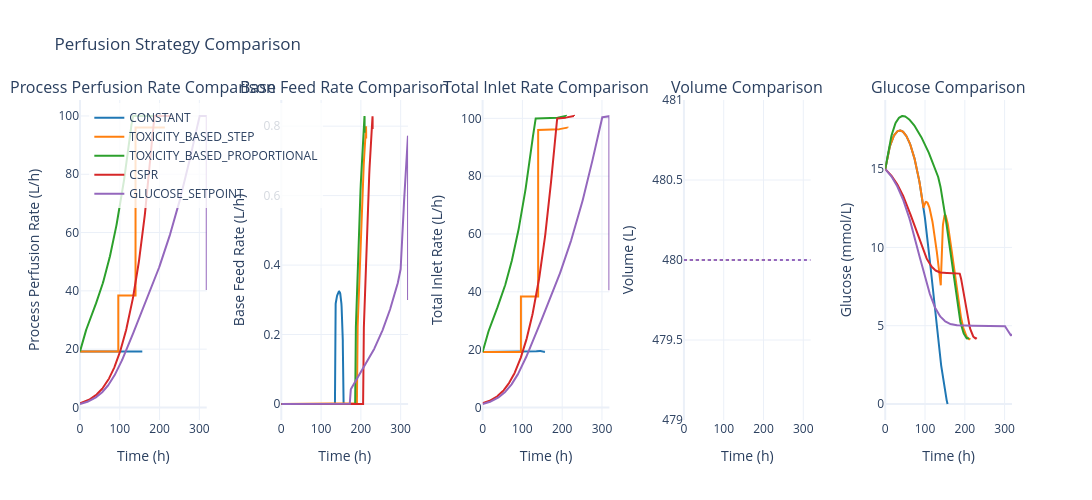

The cell this chart's notebook holds for it:
### Markdown cell above
## 9. Compare Perfusion Strategies: Inlet Rates and Glucose

### Code cell
# Comparison plot: perfusion profiles and glucose concentration across all perfusion strategies
import copy
import plotly.graph_objects as go
from plotly.subplots import make_subplots
from animakinetica.analysis.batch_visualization import (
    plot_batch_volume_feed,
    plot_batch_biomass_metabolites,
)

# Use same simulation setup for fair comparison
perfusion_strategies_compare = [
    PerfusionStrategy.CONSTANT,
    PerfusionStrategy.TOXICITY_BASED_STEP,
    PerfusionStrategy.TOXICITY_BASED_PROPORTIONAL,
    PerfusionStrategy.CSPR,
    PerfusionStrategy.GLUCOSE_SETPOINT,
]

color_map = {
    PerfusionStrategy.CONSTANT: "#1f77b4",
    PerfusionStrategy.TOXICITY_BASED_STEP: "#ff7f0e",
    PerfusionStrategy.TOXICITY_BASED_PROPORTIONAL: "#2ca02c",
    PerfusionStrategy.CSPR: "#d62728",
    PerfusionStrategy.GLUCOSE_SETPOINT: "#9467bd",
}

fig_compare = make_subplots(
    rows=1, cols=5,
    subplot_titles=(
        "Process Perfusion Rate Comparison",
        "Base Feed Rate Comparison",
        "Total Inlet Rate Comparison",
        "Volume Comparison",
        "Glucose Comparison",
    ),
    horizontal_spacing=0.08
)

params_compare = SimulationParameters.load_parameters(["Cell_GFI", "anab_GFI", "cata_GFI", "perfusion"])

for ps in perfusion_strategies_compare:
    params_test = copy.deepcopy(params_compare)
    params_test.update("excess_kinetics_batch")  # Use excess kinetics for more dynamic response in perfusion testing
    sim_test = CellCultureSimulation(
        parameters=params_test,
        kinetics=Kinetics.EXCESS,
        operating_mode=OperatingMode.PERFUSION,
        perfusion_strategy=ps,
        gas_controller=GasController.CASCADE_N_FG_XO2,
        performance_mode=False,
        solver_method="BDF"
    )

    res = sim_test.run_simulation(number_of_batches=1)

    # Reuse existing plotting utilities and extract traces from their outputs
    fig_volume = plot_batch_volume_feed(res, batch_number=1, layout_kwargs={"showlegend": False})
    fig_biomass = plot_batch_biomass_metabolites(res, batch_number=1, layout_kwargs={"showlegend": False})

    process_rate_trace = next(tr for tr in fig_volume.data if tr.name == "Process Feed Rate")
    base_rate_trace = next(tr for tr in fig_volume.data if tr.name == "Base Feed Rate")
    total_rate_trace = next(tr for tr in fig_volume.data if tr.name == "Total Inlet Rate")
    volume_trace = next(tr for tr in fig_volume.data if tr.name == "Volume")
    glucose_trace = next(tr for tr in fig_biomass.data if tr.name == "Glucose")

    label = ps.name
    color = color_map.get(ps, None)

    fig_compare.add_trace(
        go.Scatter(
            x=process_rate_trace.x,
            y=process_rate_trace.y,
            mode="lines",
            name=label,
            line=dict(width=2, color=color),
            showlegend=True,
            hovertemplate="Strategy: " + label + "<br>Time: %{x:.1f} h<br>F_process: %{y:.4f} L/h<extra></extra>",
        ),
        row=1, col=1,
    )

    fig_compare.add_trace(
        go.Scatter(
            x=base_rate_trace.x,
            y=base_rate_trace.y,
            mode="lines",
            name=label,
            line=dict(width=2, color=color),
            showlegend=False,
            hovertemplate="Strategy: " + label + "<br>Time: %{x:.1f} h<br>F_base: %{y:.4f} L/h<extra></extra>",
        ),
        row=1, col=2,
    )

    fig_compare.add_trace(
        go.Scatter(
            x=total_rate_trace.x,
            y=total_rate_trace.y,
            mode="lines",
            name=label,
            line=dict(width=2, color=color),
            showlegend=False,
            hovertemplate="Strategy: " + label + "<br>Time: %{x:.1f} h<br>F_total: %{y:.4f} L/h<extra></extra>",
        ),
        row=1, col=3,
    )

    fig_compare.add_trace(
        go.Scatter(
            x=volume_trace.x,
            y=volume_trace.y,
            mode="lines",
            name=label,
            line=dict(width=2, color=color, dash="dot"),
            showlegend=False,
            hovertemplate="Strategy: " + label + "<br>Time: %{x:.1f} h<br>V: %{y:.2f} L<extra></extra>",
        ),
        row=1, col=4,
    )

    fig_compare.add_trace(
        go.Scatter(
            x=glucose_trace.x,
            y=glucose_trace.y,
            mode="lines",
            name=label,
            line=dict(width=2, color=color),
            showlegend=False,
            hovertemplate="Strategy: " + label + "<br>Time: %{x:.1f} h<br>Glucose: %{y:.2f} mmol/L<extra></extra>",
        ),
        row=1, col=5,
    )

for col in range(1, 6):
    fig_compare.update_xaxes(title_text="Time (h)", row=1, col=col)

fig_compare.update_yaxes(title_text="Process Perfusion Rate (L/h)", row=1, col=1)
fig_compare.update_yaxes(title_text="Base Feed Rate (L/h)", row=1, col=2)
fig_compare.update_yaxes(title_text="Total Inlet Rate (L/h)", row=1, col=3)
fig_compare.update_yaxes(title_text="Volume (L)", row=1, col=4)
fig_compare.update_yaxes(title_text="Glucose (mmol/L)", row=1, col=5)

fig_compare.update_layout(
    title_text="Perfusion Strategy Comparison",
    template="plotly_white",
    height=500,
    width=3200,
    legend=dict(x=0.01, y=0.99, bgcolor="rgba(255,255,255,0.8)"),
)

fig_compare.show()

### Figure 1 — Plotly figure (JSON) as saved in the notebook; plotly's stock layout.template omitted (floating-point values rounded to 4 significant figures; data arrays with more than 128 entries replaced by an {"elided": "..."} marker saying what was removed)
{"data": [{"hovertemplate": "Strategy: CONSTANT<br>Time: %{x:.1f} h<br>F_process: %{y:.4f} L/h<extra></extra>", "line": {"color": "#1f77b4", "width": 2}, "mode": "lines", "name": "CONSTANT", "showlegend": true, "type": "scatter", "x": {"elided": "283 float values"}, "xaxis": "x", "y": {"elided": "283 float values"}, "yaxis": "y"}, {"hovertemplate": "Strategy: CONSTANT<br>Time: %{x:.1f} h<br>F_base: %{y:.4f} L/h<extra></extra>", "line": {"color": "#1f77b4", "width": 2}, "mode": "lines", "name": "CONSTANT", "showlegend": false, "type": "scatter", "x": {"elided": "283 float values"}, "xaxis": "x2", "y": {"elided": "283 float values"}, "yaxis": "y2"}, {"hovertemplate": "Strategy: CONSTANT<br>Time: %{x:.1f} h<br>F_total: %{y:.4f} L/h<extra></extra>", "line": {"color": "#1f77b4", "width": 2}, "mode": "lines", "name": "CONSTANT", "showlegend": false, "type": "scatter", "x": {"elided": "283 float values"}, "xaxis": "x3", "y": {"elided": "283 float values"}, "yaxis": "y3"}, {"hovertemplate": "Strategy: CONSTANT<br>Time: %{x:.1f} h<br>V: %{y:.2f} L<extra></extra>", "line": {"color": "#1f77b4", "dash": "dot", "width": 2}, "mode": "lines", "name": "CONSTANT", "showlegend": false, "type": "scatter", "x": {"elided": "283 float values"}, "xaxis": "x4", "y": {"elided": "283 float values"}, "yaxis": "y4"}, {"hovertemplate": "Strategy: CONSTANT<br>Time: %{x:.1f} h<br>Glucose: %{y:.2f} mmol/L<extra></extra>", "line": {"color": "#1f77b4", "width": 2}, "mode": "lines", "name": "CONSTANT", "showlegend": false, "type": "scatter", "x": {"elided": "283 float values"}, "xaxis": "x5", "y": {"elided": "283 float values"}, "yaxis": "y5"}, {"hovertemplate": "Strategy: TOXICITY_BASED_STEP<br>Time: %{x:.1f} h<br>F_process: %{y:.4f} L/h<extra></extra>", "line": {"color": "#ff7f0e", "width": 2}, "mode": "lines", "name": "TOXICITY_BASED_STEP", "showlegend": true, "type": "scatter", "x": {"elided": "366 float values"}, "xaxis": "x", "y": {"elided": "366 float values"}, "yaxis": "y"}, {"hovertemplate": "Strategy: TOXICITY_BASED_STEP<br>Time: %{x:.1f} h<br>F_base: %{y:.4f} L/h<extra></extra>", "line": {"color": "#ff7f0e", "width": 2}, "mode": "lines", "name": "TOXICITY_BASED_STEP", "showlegend": false, "type": "scatter", "x": {"elided": "366 float values"}, "xaxis": "x2", "y": {"elided": "366 float values"}, "yaxis": "y2"}, {"hovertemplate": "Strategy: TOXICITY_BASED_STEP<br>Time: %{x:.1f} h<br>F_total: %{y:.4f} L/h<extra></extra>", "line": {"color": "#ff7f0e", "width": 2}, "mode": "lines", "name": "TOXICITY_BASED_STEP", "showlegend": false, "type": "scatter", "x": {"elided": "366 float values"}, "xaxis": "x3", "y": {"elided": "366 float values"}, "yaxis": "y3"}, {"hovertemplate": "Strategy: TOXICITY_BASED_STEP<br>Time: %{x:.1f} h<br>V: %{y:.2f} L<extra></extra>", "line": {"color": "#ff7f0e", "dash": "dot", "width": 2}, "mode": "lines", "name": "TOXICITY_BASED_STEP", "showlegend": false, "type": "scatter", "x": {"elided": "366 float values"}, "xaxis": "x4", "y": {"elided": "366 float values"}, "yaxis": "y4"}, {"hovertemplate": "Strategy: TOXICITY_BASED_STEP<br>Time: %{x:.1f} h<br>Glucose: %{y:.2f} mmol/L<extra></extra>", "line": {"color": "#ff7f0e", "width": 2}, "mode": "lines", "name": "TOXICITY_BASED_STEP", "showlegend": false, "type": "scatter", "x": {"elided": "366 float values"}, "xaxis": "x5", "y": {"elided": "366 float values"}, "yaxis": "y5"}, {"hovertemplate": "Strategy: TOXICITY_BASED_PROPORTIONAL<br>Time: %{x:.1f} h<br>F_process: %{y:.4f} L/h<extra></extra>", "line": {"color": "#2ca02c", "width": 2}, "mode": "lines", "name": "TOXICITY_BASED_PROPORTIONAL", "showlegend": true, "type": "scatter", "x": {"elided": "303 float values"}, "xaxis": "x", "y": {"elided": "303 float values"}, "yaxis": "y"}, {"hovertemplate": "Strategy: TOXICITY_BASED_PROPORTIONAL<br>Time: %{x:.1f} h<br>F_base: %{y:.4f} L/h<extra></extra>", "line": {"color": "#2ca02c", "width": 2}, "mode": "lines", "name": "TOXICITY_BASED_PROPORTIONAL", "showlegend": false, "type": "scatter", "x": {"elided": "303 float values"}, "xaxis": "x2", "y": {"elided": "303 float values"}, "yaxis": "y2"}, {"hovertemplate": "Strategy: TOXICITY_BASED_PROPORTIONAL<br>Time: %{x:.1f} h<br>F_total: %{y:.4f} L/h<extra></extra>", "line": {"color": "#2ca02c", "width": 2}, "mode": "lines", "name": "TOXICITY_BASED_PROPORTIONAL", "showlegend": false, "type": "scatter", "x": {"elided": "303 float values"}, "xaxis": "x3", "y": {"elided": "303 float values"}, "yaxis": "y3"}, {"hovertemplate": "Strategy: TOXICITY_BASED_PROPORTIONAL<br>Time: %{x:.1f} h<br>V: %{y:.2f} L<extra></extra>", "line": {"color": "#2ca02c", "dash": "dot", "width": 2}, "mode": "lines", "name": "TOXICITY_BASED_PROPORTIONAL", "showlegend": false, "type": "scatter", "x": {"elided": "303 float values"}, "xaxis": "x4", "y": {"elided": "303 float values"}, "yaxis": "y4"}, {"hovertemplate": "Strategy: TOXICITY_BASED_PROPORTIONAL<br>Time: %{x:.1f} h<br>Glucose: %{y:.2f} mmol/L<extra></extra>", "line": {"color": "#2ca02c", "width": 2}, "mode": "lines", "name": "TOXICITY_BASED_PROPORTIONAL", "showlegend": false, "type": "scatter", "x": {"elided": "303 float values"}, "xaxis": "x5", "y": {"elided": "303 float values"}, "yaxis": "y5"}, {"hovertemplate": "Strategy: CSPR<br>Time: %{x:.1f} h<br>F_process: %{y:.4f} L/h<extra></extra>", "line": {"color": "#d62728", "width": 2}, "mode": "lines", "name": "CSPR", "showlegend": true, "type": "scatter", "x": {"elided": "326 float values"}, "xaxis": "x", "y": {"elided": "326 float values"}, "yaxis": "y"}, {"hovertemplate": "Strategy: CSPR<br>Time: %{x:.1f} h<br>F_base: %{y:.4f} L/h<extra></extra>", "line": {"color": "#d62728", "width": 2}, "mode": "lines", "name": "CSPR", "showlegend": false, "type": "scatter", "x": {"elided": "326 float values"}, "xaxis": "x2", "y": {"elided": "326 float values"}, "yaxis": "y2"}, {"hovertemplate": "Strategy: CSPR<br>Time: %{x:.1f} h<br>F_total: %{y:.4f} L/h<extra></extra>", "line": {"color": "#d62728", "width": 2}, "mode": "lines", "name": "CSPR", "showlegend": false, "type": "scatter", "x": {"elided": "326 float values"}, "xaxis": "x3", "y": {"elided": "326 float values"}, "yaxis": "y3"}, {"hovertemplate": "Strategy: CSPR<br>Time: %{x:.1f} h<br>V: %{y:.2f} L<extra></extra>", "line": {"color": "#d62728", "dash": "dot", "width": 2}, "mode": "lines", "name": "CSPR", "showlegend": false, "type": "scatter", "x": {"elided": "326 float values"}, "xaxis": "x4", "y": {"elided": "326 float values"}, "yaxis": "y4"}, {"hovertemplate": "Strategy: CSPR<br>Time: %{x:.1f} h<br>Glucose: %{y:.2f} mmol/L<extra></extra>", "line": {"color": "#d62728", "width": 2}, "mode": "lines", "name": "CSPR", "showlegend": false, "type": "scatter", "x": {"elided": "326 float values"}, "xaxis": "x5", "y": {"elided": "326 float values"}, "yaxis": "y5"}, {"hovertemplate": "Strategy: GLUCOSE_SETPOINT<br>Time: %{x:.1f} h<br>F_process: %{y:.4f} L/h<extra></extra>", "line": {"color": "#9467bd", "width": 2}, "mode": "lines", "name": "GLUCOSE_SETPOINT", "showlegend": true, "type": "scatter", "x": {"elided": "391 float values"}, "xaxis": "x", "y": {"elided": "391 float values"}, "yaxis": "y"}, {"hovertemplate": "Strategy: GLUCOSE_SETPOINT<br>Time: %{x:.1f} h<br>F_base: %{y:.4f} L/h<extra></extra>", "line": {"color": "#9467bd", "width": 2}, "mode": "lines", "name": "GLUCOSE_SETPOINT", "showlegend": false, "type": "scatter", "x": {"elided": "391 float values"}, "xaxis": "x2", "y": {"elided": "391 float values"}, "yaxis": "y2"}, {"hovertemplate": "Strategy: GLUCOSE_SETPOINT<br>Time: %{x:.1f} h<br>F_total: %{y:.4f} L/h<extra></extra>", "line": {"color": "#9467bd", "width": 2}, "mode": "lines", "name": "GLUCOSE_SETPOINT", "showlegend": false, "type": "scatter", "x": {"elided": "391 float values"}, "xaxis": "x3", "y": {"elided": "391 float values"}, "yaxis": "y3"}, {"hovertemplate": "Strategy: GLUCOSE_SETPOINT<br>Time: %{x:.1f} h<br>V: %{y:.2f} L<extra></extra>", "line": {"color": "#9467bd", "dash": "dot", "width": 2}, "mode": "lines", "name": "GLUCOSE_SETPOINT", "showlegend": false, "type": "scatter", "x": {"elided": "391 float values"}, "xaxis": "x4", "y": {"elided": "391 float values"}, "yaxis": "y4"}, {"hovertemplate": "Strategy: GLUCOSE_SETPOINT<br>Time: %{x:.1f} h<br>Glucose: %{y:.2f} mmol/L<extra></extra>", "line": {"color": "#9467bd", "width": 2}, "mode": "lines", "name": "GLUCOSE_SETPOINT", "showlegend": false, "type": "scatter", "x": {"elided": "391 float values"}, "xaxis": "x5", "y": {"elided": "391 float values"}, "yaxis": "y5"}], "layout": {"annotations": [{"font": {"size": 16}, "showarrow": false, "text": "Process Perfusion Rate Comparison", "x": 0.068, "xanchor": "center", "xref": "paper", "y": 1, "yanchor": "bottom", "yref": "paper"}, {"font": {"size": 16}, "showarrow": false, "text": "Base Feed Rate Comparison", "x": 0.284, "xanchor": "center", "xref": "paper", "y": 1, "yanchor": "bottom", "yref": "paper"}, {"font": {"size": 16}, "showarrow": false, "text": "Total Inlet Rate Comparison", "x": 0.5, "xanchor": "center", "xref": "paper", "y": 1, "yanchor": "bottom", "yref": "paper"}, {"font": {"size": 16}, "showarrow": false, "text": "Volume Comparison", "x": 0.716, "xanchor": "center", "xref": "paper", "y": 1, "yanchor": "bottom", "yref": "paper"}, {"font": {"size": 16}, "showarrow": false, "text": "Glucose Comparison", "x": 0.932, "xanchor": "center", "xref": "paper", "y": 1, "yanchor": "bottom", "yref": "paper"}], "height": 500, "legend": {"bgcolor": "rgba(255,255,255,0.8)", "x": 0.01, "y": 0.99}, "title": {"text": "Perfusion Strategy Comparison"}, "width": 3200, "xaxis": {"anchor": "y", "domain": [0, 0.136], "title": {"text": "Time (h)"}}, "xaxis2": {"anchor": "y2", "domain": [0.216, 0.352], "title": {"text": "Time (h)"}}, "xaxis3": {"anchor": "y3", "domain": [0.432, 0.568], "title": {"text": "Time (h)"}}, "xaxis4": {"anchor": "y4", "domain": [0.648, 0.784], "title": {"text": "Time (h)"}}, "xaxis5": {"anchor": "y5", "domain": [0.864, 1.0], "title": {"text": "Time (h)"}}, "yaxis": {"anchor": "x", "domain": [0, 1], "title": {"text": "Process Perfusion Rate (L/h)"}}, "yaxis2": {"anchor": "x2", "domain": [0, 1], "title": {"text": "Base Feed Rate (L/h)"}}, "yaxis3": {"anchor": "x3", "domain": [0, 1], "title": {"text": "Total Inlet Rate (L/h)"}}, "yaxis4": {"anchor": "x4", "domain": [0, 1], "title": {"text": "Volume (L)"}}, "yaxis5": {"anchor": "x5", "domain": [0, 1], "title": {"text": "Glucose (mmol/L)"}}}}
